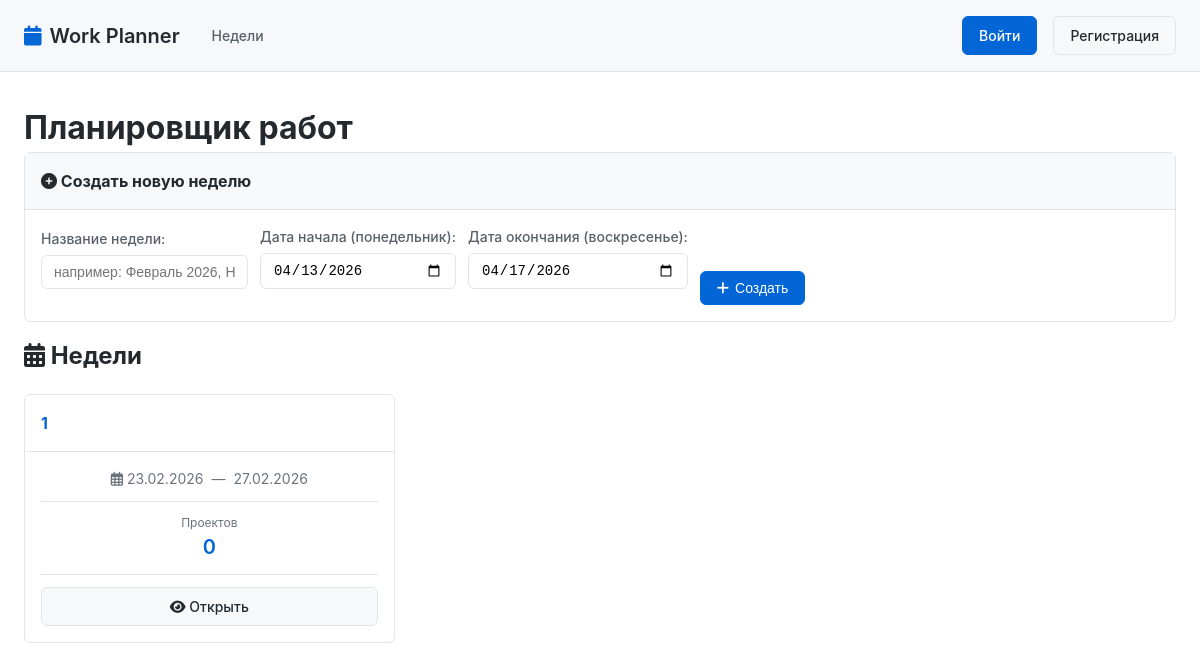
The app's page /, older data.
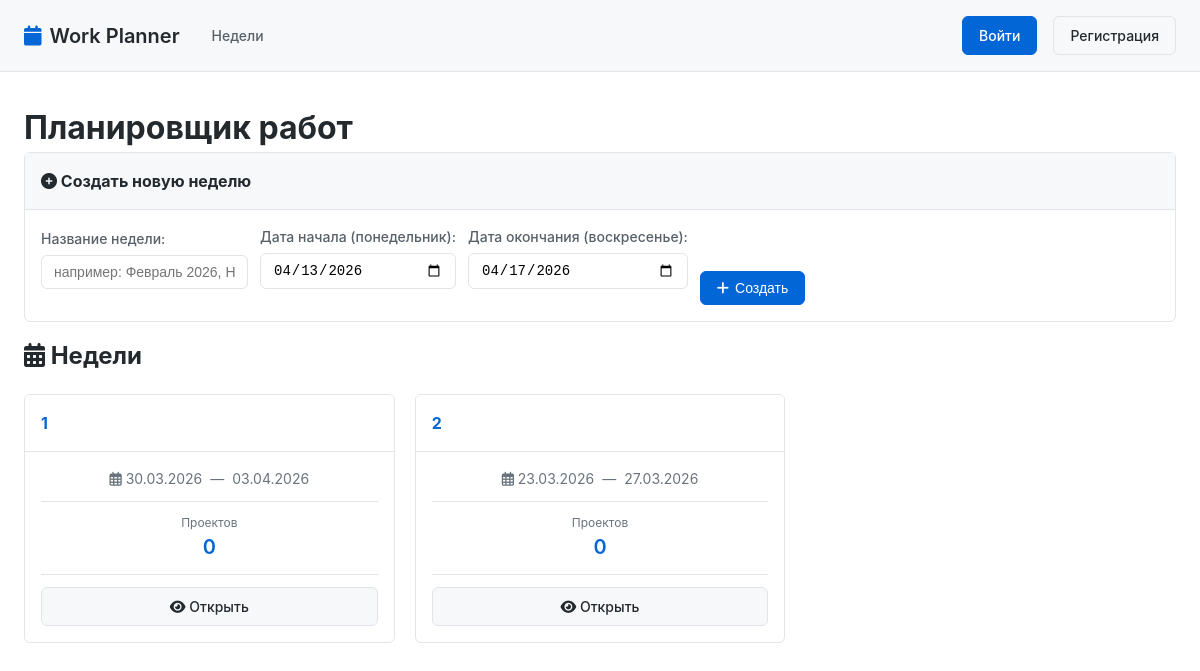
The same page, newer data.
### models.py (models this page shows)
class Week(db.Model):
    __tablename__ = 'weeks'
    id = db.Column(db.Integer, primary_key=True)
    name = db.Column(db.String(100), nullable=False)
    start_date = db.Column(db.Date, nullable=False)
    end_date = db.Column(db.Date, nullable=False)
    created_by = db.Column(db.Integer, db.ForeignKey('users.id'), nullable=True)
    created_at = db.Column(db.DateTime, default=datetime.utcnow)
    is_active = db.Column(db.Boolean, default=True)
    custom_days = db.relationship('CustomDay', backref='week', foreign_keys='CustomDay.week_id', cascade='all, delete-orphan')

### app.py (the view)
@app.route('/')
def index():
    weeks = Week.query.order_by(Week.start_date.desc()).all()
    return render_template('index.html', weeks=weeks)

### templates/index.html (shortened to what this page needs)
{% extends "base.html" %}
{% block content %}
<div class="container">
    <div class="row">
        <div class="col">
            <h1>Планировщик работ</h1>
            <div class="card">
                <div class="card-header">
                    <h2><i class="fas fa-plus-circle"></i> Создать новую неделю</h2>
                </div>
                <div class="card-body">
                    <form action="{{ url_for('add_week') }}" method="POST" class="form-inline">
                        <div class="form-group">
                            <label for="name">Название недели:</label>
                            <input type="text" id="name" name="name" required
                                   placeholder="например: Февраль 2026, Неделя 1"
                                   class="form-control">
                        </div>
                        <div class="form-group">
                            <label for="start_date">Дата начала (понедельник):</label>
                            <input type="date" id="start_date" name="start_date" required class="form-control">
                        </div>
                        <div class="form-group">
                            <label for="end_date">Дата окончания (воскресенье):</label>
                            <input type="date" id="end_date" name="end_date" required class="form-control">
                        </div>
                        <button type="submit" class="btn btn-primary">
                            <i class="fas fa-plus"></i> Создать
                        </button>
                    </form>
                </div>
            </div>
            <div class="weeks-history">
                <h2><i class="fas fa-calendar-alt"></i> Недели</h2>
                {% if weeks %}
                    <div class="weeks-grid">
                        {% for week in weeks %}
                        <div class="week-card">
                            <div class="card-header">
                                <h3>
                                    <a href="{{ url_for('week_detail', week_id=week.id) }}">
                                        {{ week.name }}
                                    </a>
                                </h3>
                            </div>
                            <div class="card-body">
                                <div class="week-dates">
                                    <span><i class="far fa-calendar-alt"></i> {{ week.start_date.strftime('%d.%m.%Y') }}</span>
                                    <span>—</span>
                                    <span>{{ week.end_date.strftime('%d.%m.%Y') }}</span>
                                </div>
                                <div class="week-stats">
                                    <div class="stat">
                                        <span class="stat-label">Проектов</span>
                                        <span class="stat-value">{{ week.projects|length }}</span>
                                    </div>
                                </div>
                                <a href="{{ url_for('week_detail', week_id=week.id) }}"
                                   class="btn btn-block">
                                    <i class="fas fa-eye"></i> Открыть
                                </a>
                            </div>
                        </div>
                        {% endfor %}
                    </div>
                {% endif %}
            </div>
        </div>
    </div>
</div>
{% endblock %}

### templates/base.html (shortened to what this page needs)
<!DOCTYPE html>
<html lang="ru">
<head>
    <link rel="stylesheet" href="https://cdnjs.cloudflare.com/ajax/libs/font-awesome/6.0.0/css/all.min.css">
    <link rel="stylesheet" href="{{ url_for('static', filename='style.css') }}">
</head>
<body>
    <header class="header">
        <div class="container header-container">
            <div class="header-left">
                <a href="{{ url_for('index') }}" class="logo">
                    <i class="fas fa-calendar"></i>
                    <span>Work Planner</span>
                </a>
                <nav class="main-nav">
                    <a href="{{ url_for('index') }}" class="nav-link">Недели</a>
                </nav>
            </div>
            <div class="header-right">
                {% if current_user.is_authenticated %}
                <div class="user-menu">
                    <img src="{{ current_user.avatar_url }}" alt="" class="avatar">
                    <span class="username">{{ current_user.username }}</span>
                    <a href="{{ url_for('profile') }}" class="btn btn-sm">Профиль</a>
                    <a href="{{ url_for('auth.logout') }}" class="btn btn-sm">Выйти</a>
                </div>
                {% else %}
                <a href="{{ url_for('auth.login') }}" class="btn btn-primary">Войти</a>
                <a href="{{ url_for('auth.register') }}" class="btn">Регистрация</a>
                {% endif %}
            </div>
        </div>
    </header>
    <main class="main">
        {% block content %}{% endblock %}
    </main>
</body>
</html>

### static/style.css (style rules this page uses)
:root { --bg-primary: #ffffff; --bg-secondary: #f6f8fa; --bg-tertiary: #f1f1f1; --text-primary: #24292e; --text-secondary: #586069; --text-muted: #6a737d; --border-color: #e1e4e8; --primary-color: #0366d6; --success-color: #28a745; --danger-color: #cb2431; --warning-color: #f9c513; }
* { margin: 0; padding: 0; box-sizing: border-box; }
body { font-family: -apple-system, BlinkMacSystemFont, "Segoe UI", Roboto, Helvetica, Arial, sans-serif; line-height: 1.5; color: var(--text-primary); background-color: var(--bg-primary); }
.container { max-width: 1280px; margin: 0 auto; padding: 0 24px; }
.header { background-color: var(--bg-secondary); border-bottom: 1px solid var(--border-color); padding: 16px 0; position: sticky; top: 0; z-index: 100; }
.header-container { display: flex; justify-content: space-between; align-items: center; }
.header-left { display: flex; align-items: center; gap: 24px; }
.logo { display: flex; align-items: center; gap: 8px; font-size: 20px; font-weight: 600; color: var(--text-primary); text-decoration: none; }
.logo i { color: var(--primary-color); }
.main-nav { display: flex; gap: 16px; }
.nav-link { color: var(--text-secondary); text-decoration: none; font-size: 14px; font-weight: 500; padding: 4px 8px; border-radius: 6px; transition: all 0.2s; }
.header-right { display: flex; align-items: center; gap: 16px; }
.main { padding: 32px 0; min-height: calc(100vh - 140px); }
.btn { display: inline-flex; align-items: center; gap: 6px; padding: 8px 16px; border: 1px solid var(--border-color); border-radius: 6px; background-color: var(--bg-secondary); color: var(--text-primary); font-size: 14px; font-weight: 500; text-decoration: none; cursor: pointer; transition: all 0.2s; }
.btn-primary { background-color: var(--primary-color); border-color: var(--primary-color); color: white; }
.btn-block { display: block; width: 100%; text-align: center; }
.card { background-color: var(--bg-primary); border: 1px solid var(--border-color); border-radius: 6px; margin-bottom: 16px; }
.card-header { padding: 16px; border-bottom: 1px solid var(--border-color); background-color: var(--bg-secondary); font-weight: 600; display: flex; justify-content: space-between; align-items: center; }
.card-header h2, .card-header h3 { margin: 0; font-size: 16px; }
.card-body { padding: 16px; }
.form-group { margin-bottom: 16px; }
.form-group label { display: block; margin-bottom: 6px; font-size: 14px; font-weight: 500; color: var(--text-secondary); }
.form-control { width: 100%; padding: 8px 12px; border: 1px solid var(--border-color); border-radius: 6px; font-size: 14px; background-color: var(--bg-primary); }
.form-inline { display: flex; gap: 12px; align-items: flex-end; flex-wrap: wrap; }
.weeks-grid { display: grid; grid-template-columns: repeat(auto-fill, minmax(300px, 1fr)); gap: 20px; margin-top: 20px; }
.week-card { border: 1px solid var(--border-color); border-radius: 6px; overflow: hidden; transition: all 0.2s; }
.week-card .card-header { background-color: var(--bg-primary); border-bottom: 1px solid var(--border-color); padding: 16px; }
.week-card h3 { font-size: 16px; margin: 0; }
.week-card h3 a { color: var(--primary-color); text-decoration: none; }
.week-card .card-body { padding: 16px; }
.week-dates { display: flex; align-items: center; justify-content: center; gap: 8px; margin-bottom: 12px; color: var(--text-muted); font-size: 14px; }
.week-stats { display: flex; justify-content: space-around; padding: 12px 0; border-top: 1px solid var(--border-color); border-bottom: 1px solid var(--border-color); margin: 12px 0; }
.stat { text-align: center; }
.stat-label { display: block; font-size: 12px; color: var(--text-muted); }
.stat-value { display: block; font-size: 20px; font-weight: 600; color: var(--primary-color); }

Row changes from the older to the newer data that the page shows:
removed Week: name "1", start_date "23.02.2026", end_date "27.02.2026", projects|length "0"
added Week: name "1", start_date "30.03.2026", end_date "03.04.2026", projects|length "0"
added Week: name "2", start_date "23.03.2026", end_date "27.03.2026", projects|length "0"
